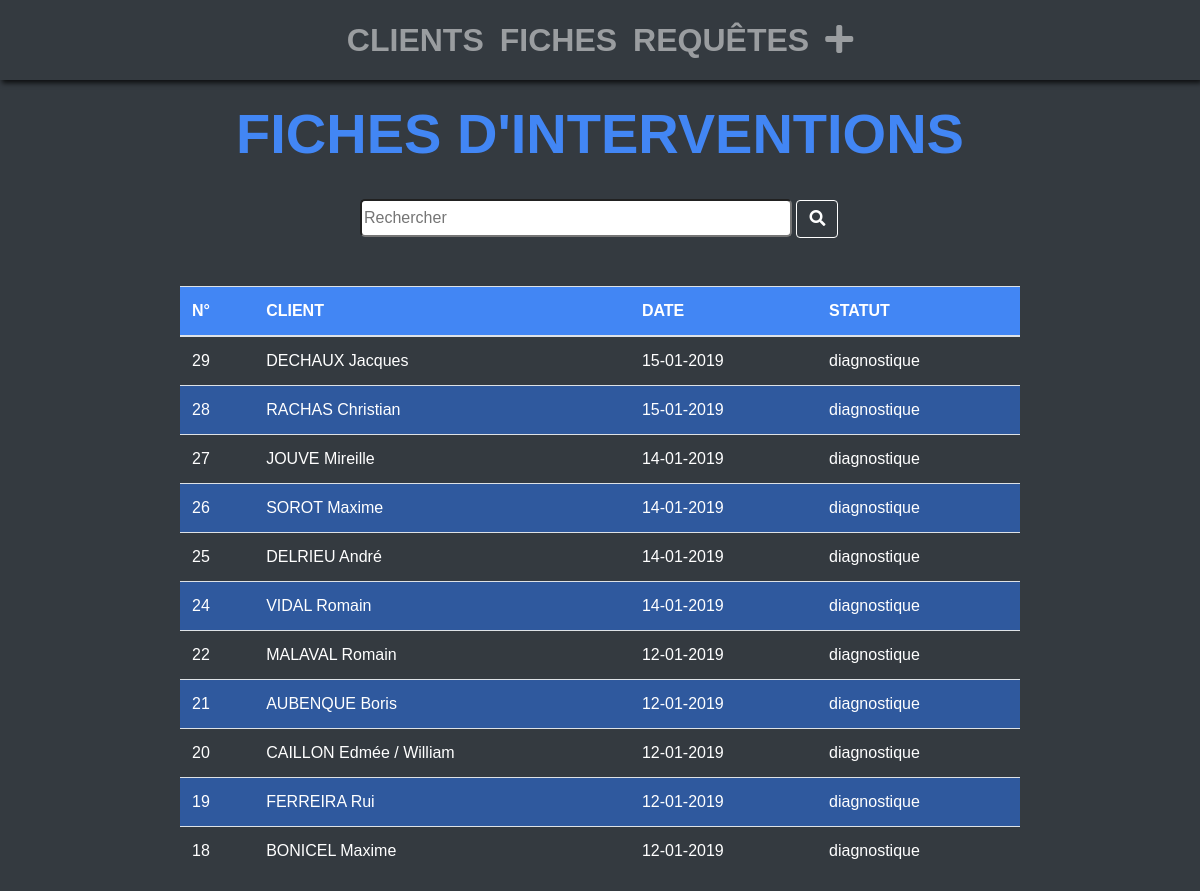
/sheet/, run on an earlier commit of the app's database.
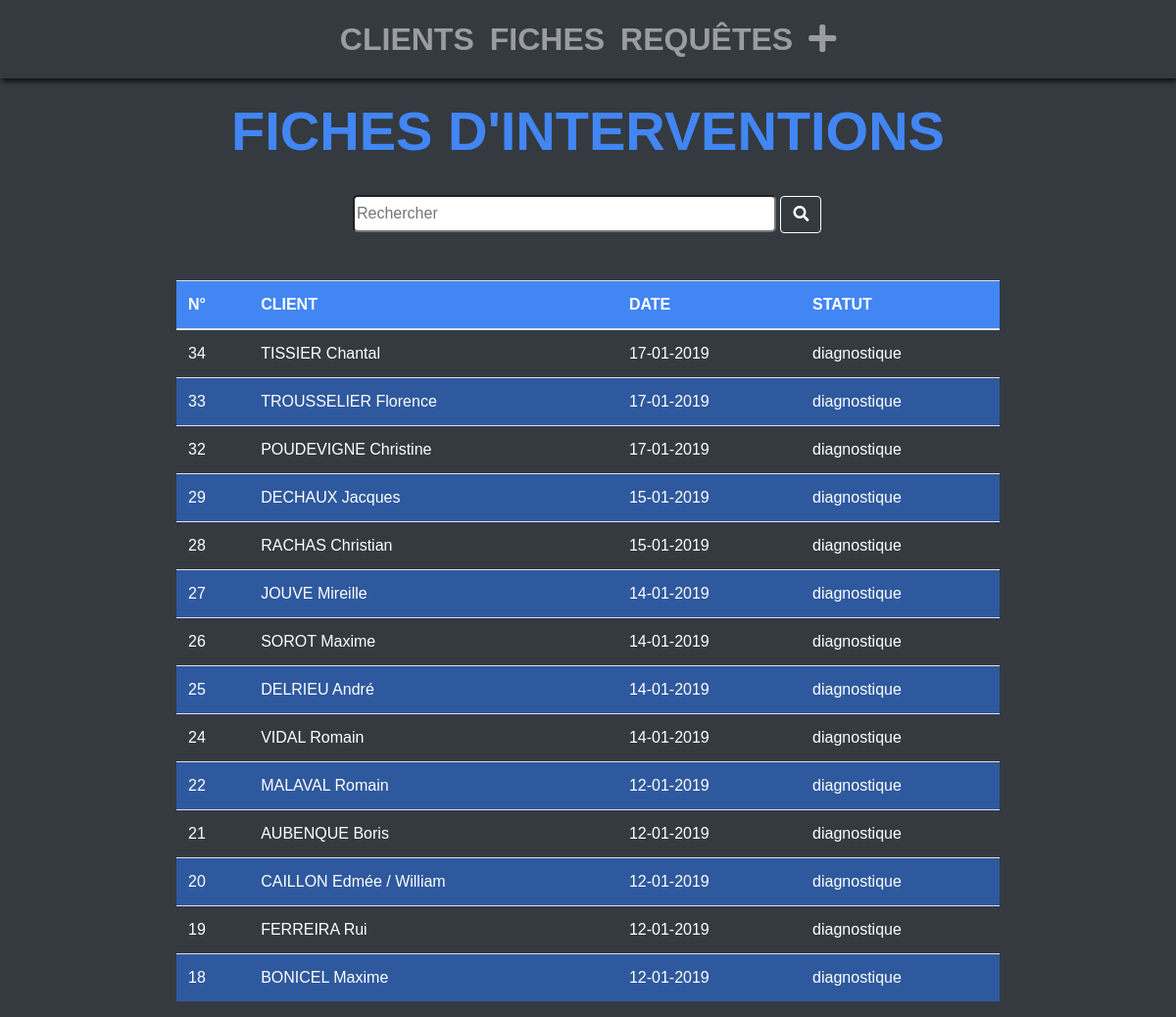
And on a later commit of the database.
### gestion_intervention/models.py (models this page shows, shortened)
class Sheet(models.Model):
    customer = models.ForeignKey(Customer)
    date = models.DateTimeField(auto_now_add=True, blank=True)
    statut = models.CharField(max_length=40, choices=STATUS_SHEET)
    other = MultiSelectField(max_length=40, choices=OTHERS_CHOICES, null=True, blank=True )
    reason = models.TextField(null=True, blank=True)
    password = models.CharField(max_length=100, null=True, blank=True)
    resolution = models.TextField(null=True, blank=True)
    comment = models.TextField(null=True, blank=True)
    guarantee = models.BooleanField(default=False)
    def datepublished(self):
        return self.date.strftime('%d-%m-%Y')

class Customer(models.Model):
    first_name = models.CharField(max_length=50)
    last_name = models.CharField(max_length=50)
    slug = AutoSlugField(populate_from='first_name')
    email = models.EmailField(blank=True, null=True, unique=True)
    phone = models.CharField(max_length=70, null=False, blank=False)

### gestion_intervention/views.py (the view)
# urls.py: url(r'^sheet/$', SheetListView.as_view(), name='sheet-list'),
class SheetListView(ListView):
    models = Sheet
    def get_queryset(self):
        return Sheet.objects.all().order_by('-date')

### gestion_intervention/templates/gestion_intervention/sheet_list.html
{% extends "gestion_intervention/base.html" %}
{% block content %}
<div class="col-12 sheet_list">
    <h2>Fiches d'Interventions</h2>
    <form class="search mx-auto" action="#" method="get">
        <input class="field" id="myCustomerInput" type="search" name="q" placeholder="Rechercher" class="form-control">
        <button class="btn " type="submit"><i class="fas fa-search"></i></button>
    </form>
    <table class="table table-hover">
        <thead class="sheet_head_list">
            <tr>
                <th scope="col">N°</th>
                <th scope="col">Client</th>
                <th scope="col">Date</th>
                <th scope="col">statut</th>
            </tr>
        </thead>
        <tbody>
            {% for sheet in object_list %}
            <tr class="sheet_table customerName">
                <td><a href="{% url 'sheet-detail' sheet.id %}">{{sheet.id}}</a></td>
                <td scope="row"><a href="{% url 'sheet-detail' sheet.id %}">{% filter upper %}{{sheet.customer.last_name}}{% endfilter %} {{sheet.customer.first_name}} </a></td>
                <td><a href="{% url 'sheet-detail' sheet.id %}">{{sheet.datepublished}}</a></td>
                <td><a href="{% url 'sheet-detail' sheet.id %}">{{sheet.statut}}</a></td>
            </tr>
            {% endfor %}
        </tbody>
    </table>
</div>
{% endblock %}

### gestion_intervention/templates/gestion_intervention/base.html (shortened to what this page needs)
{% load static %}
<!DOCTYPE html>
<html lang="fr">
<head>
    <link rel="stylesheet" href="https://use.fontawesome.com/releases/v5.6.3/css/all.css">
    <link rel="stylesheet" href="{% static 'bootstrap/dist/css/bootstrap.min.css' %}">
    <link rel="stylesheet" href="{% static 'css/style.css' %}">
</head>
<body>
    <div class="container-fluid">
        <div class="row">
            {% include "gestion_intervention/header.html" %}
            {% block content %}{% endblock %}
        </div>
    </div>
</body>
</html>

### gestion_intervention/templates/gestion_intervention/header.html (shortened to what this page needs)
<div class="col-12">
    <nav class="navbar main_nav fixed-top navbar-expand-lg navbar-dark bg-dark ">
        <div class="collapse navbar-collapse" id="navbarSupportedContent">
            <ul class="navbar-nav mx-auto">
                <li class="nav-item">
                    <a class="nav-link" href="{% url 'customer-list' %}">Clients <span class="sr-only">(current)</span></a>
                </li>
                <li class="nav-item">
                    <a class="nav-link" href="{% url 'sheet-list' %}">Fiches</a>
                </li>
                <li class="nav-item">
                    <a class="nav-link" href="{% url 'request-list' %}">Requêtes</a>
                </li>
                <li class="nav-item dropdown">
                    <a class="nav-link dropdown-toggle" href="#" id="navbarDropdown" role="button" data-toggle="dropdown"
                        aria-haspopup="true" aria-expanded="false">
                        <i class="fas fa-plus"></i>
                    </a>
                </li>
            </ul>
        </div>
    </nav>
</div>

### gestion_intervention/static/css/style.css (style rules this page uses)
body { background-color: #343A40; font-family: Arial, sans-serif; }
.col-12 { padding: 0; margin-top: 50px; color: white; }
.navbar { width: 100%; background-color: #696969; box-shadow: 2px 3px 5px 0px rgba(0, 0, 0, 0.75); }
.navbar ul { margin: 0; }
.navbar ul .dropdown-toggle::after { display: none; }
.navbar ul li { text-transform: uppercase; }
.navbar ul li .nav-link { color: white; font-size: 2em; font-weight: bold; }
.customer_list h2, .sheet_list h2, .request_list h2 { text-align: center; text-transform: uppercase; font-size: 3.5rem; font-weight: bold; }
.sheet_list h2 { color: #4286f4; }
.search { width: 40%; margin: 2rem auto 0 auto; margin-bottom: 3rem; }
.search button { border: 1px solid white; }
.search button i { color: white; }
.search .field { width: 90%; border-radius: 5px; height: 38px; }
.table { width: 70%; margin: 1rem auto; color: white; }
.table .sheet_head_list { background-color: #4286f4; }
.table a { color: white; }
.table th { color: white; text-transform: uppercase; }
.table .sheet_table:nth-child(even) { background-color: #2f599e; }

What changed in the data, as far as the page shows it:
added Sheet: id "34", customer.last_name "TISSIER", customer.first_name "Chantal", datepublished "17-01-2019", statut "diagnostique"
added Sheet: id "33", customer.last_name "TROUSSELIER", customer.first_name "Florence", datepublished "17-01-2019", statut "diagnostique"
added Sheet: id "32", customer.last_name "POUDEVIGNE", customer.first_name "Christine", datepublished "17-01-2019", statut "diagnostique"
